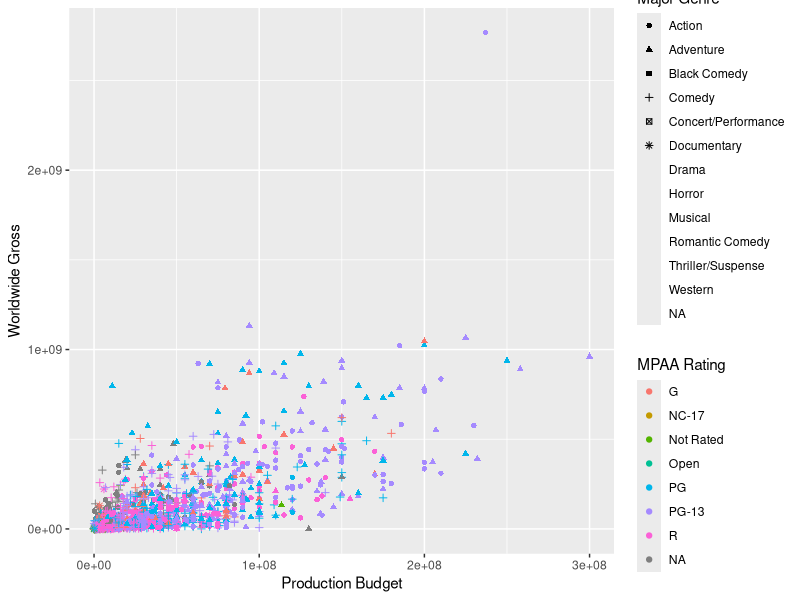

Recreate this plot in R.
library(tidyverse)

df <- read_csv("data/movies.csv")
ggplot(df) +
  geom_point(aes(
    x = `Production Budget`, y = `Worldwide Gross`,
    color = `MPAA Rating`, shape = `Major Genre`
  ))
